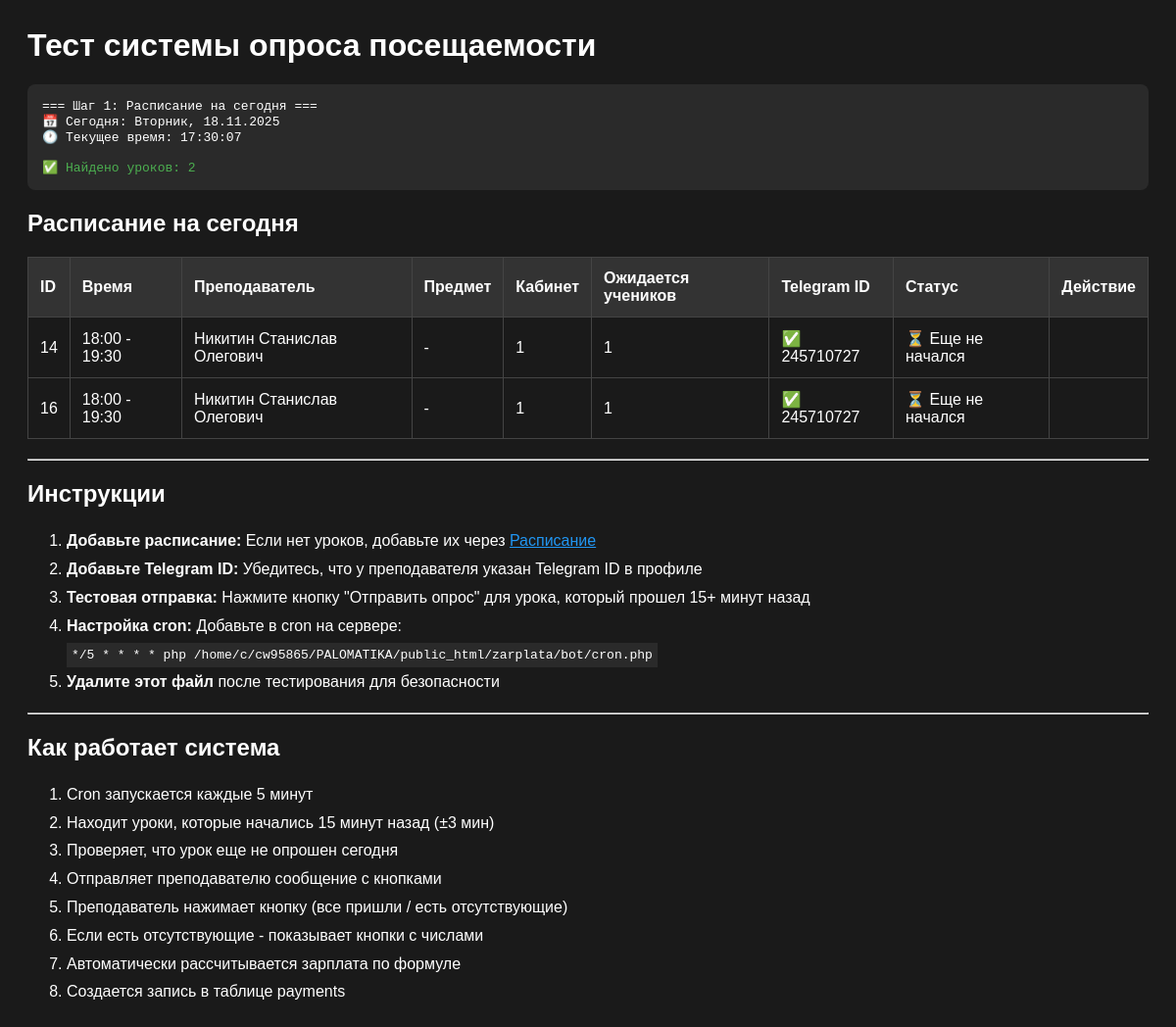
Page /zarplata/bot/test_attendance.php on the earlier database version.
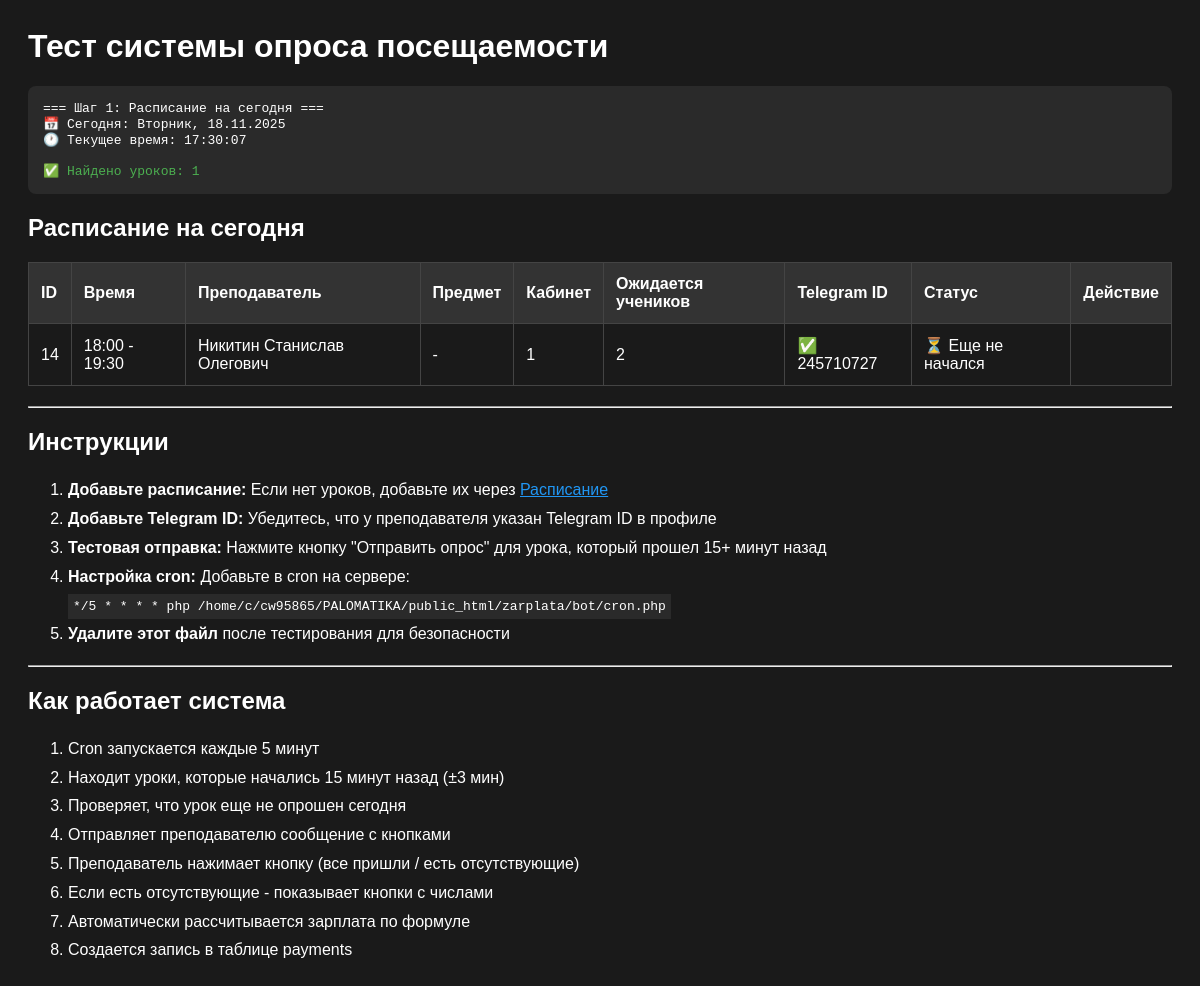
Same page on the later database version.
### tables this page shows
CREATE TABLE IF NOT EXISTS `lessons_template` (
  `id` int(11) NOT NULL AUTO_INCREMENT,
  `teacher_id` int(11) NOT NULL,
  `day_of_week` tinyint(4) NOT NULL,
  `room` tinyint(1) DEFAULT '1',
  `time_start` time NOT NULL,
  `time_end` time NOT NULL,
  `lesson_type` enum('group','individual') DEFAULT 'group',
  `subject` varchar(100) DEFAULT NULL,
  `tier` enum('S','A','B','C','D') DEFAULT 'C',
  `grades` varchar(50) DEFAULT NULL,
  `students` text,
  `expected_students` int(11) DEFAULT '1',
  `formula_id` int(11) DEFAULT NULL,
  `active` tinyint(1) DEFAULT '1',
  `created_at` datetime DEFAULT CURRENT_TIMESTAMP,
  `updated_at` datetime DEFAULT CURRENT_TIMESTAMP ON UPDATE CURRENT_TIMESTAMP,
  PRIMARY KEY (`id`),
  KEY `formula_id` (`formula_id`),
  KEY `idx_teacher_day` (`teacher_id`,`day_of_week`),
  KEY `idx_active` (`active`)
);

CREATE TABLE IF NOT EXISTS `teachers` (
  `id` int(11) NOT NULL AUTO_INCREMENT,
  `name` varchar(100) NOT NULL,
  `telegram_id` bigint(20) DEFAULT NULL,
  `telegram_username` varchar(50) DEFAULT NULL,
  `phone` varchar(20) DEFAULT NULL,
  `email` varchar(100) DEFAULT NULL,
  `formula_id_group` int(11) DEFAULT NULL,
  `formula_id_individual` int(11) DEFAULT NULL,
  `formula_id` int(11) DEFAULT NULL,
  `active` tinyint(1) DEFAULT '1',
  `notes` text,
  `created_at` datetime DEFAULT CURRENT_TIMESTAMP,
  `updated_at` datetime DEFAULT CURRENT_TIMESTAMP ON UPDATE CURRENT_TIMESTAMP,
  PRIMARY KEY (`id`),
  UNIQUE KEY `telegram_id` (`telegram_id`),
  KEY `idx_telegram_id` (`telegram_id`),
  KEY `idx_active` (`active`),
  KEY `idx_formula_id` (`formula_id`),
  KEY `idx_formula_group` (`formula_id_group`),
  KEY `idx_formula_individual` (`formula_id_individual`)
);

### zarplata/config/db.php (called while the page is built, shortened)
<?php
$pdo = null;
function getDB() {
    global $pdo;
    if ($pdo === null) {
        try {
            $dsn = sprintf(
                "mysql:host=%s;dbname=%s;charset=%s",
                DB_HOST,
                DB_NAME,
                DB_CHARSET
            );
            $options = [
                PDO::ATTR_ERRMODE => PDO::ERRMODE_EXCEPTION,
                PDO::ATTR_DEFAULT_FETCH_MODE => PDO::FETCH_ASSOC,
                PDO::ATTR_EMULATE_PREPARES => false,
            ];
            $pdo = new PDO($dsn, DB_USER, DB_PASS, $options);
        } catch (PDOException $e) {
            error_log("Database connection failed: " . $e->getMessage());
            die("Ошибка подключения к базе данных");
        }
    }
    return $pdo;
}
function dbQuery($sql, $params = []) {
    try {
        $pdo = getDB();
        $stmt = $pdo->prepare($sql);
        $stmt->execute($params);
        return $stmt->fetchAll();
    } catch (PDOException $e) {
        error_log("Query failed: " . $e->getMessage());
        return [];
    }
}

### zarplata/bot/test_attendance.php (the view, shortened to what this page needs)
<?php
echo "<h1>Тест системы опроса посещаемости</h1>";
echo "<pre>";
echo "=== Шаг 1: Расписание на сегодня ===\n";
$dayOfWeek = date('N');
$dayNames = ['', 'Понедельник', 'Вторник', 'Среда', 'Четверг', 'Пятница', 'Суббота', 'Воскресенье'];
$today = date('d.m.Y');
$currentTime = date('H:i:s');
echo "📅 Сегодня: {$dayNames[$dayOfWeek]}, {$today}\n";
echo "🕐 Текущее время: {$currentTime}\n\n";
$lessons = dbQuery(
    "SELECT lt.*, t.name as teacher_name, t.telegram_id
     FROM lessons_template lt
     JOIN teachers t ON lt.teacher_id = t.id
     WHERE lt.day_of_week = ? AND lt.active = 1 AND t.active = 1
     ORDER BY lt.time_start ASC",
    [$dayOfWeek]
);
if (empty($lessons)) {
    echo "<span class='warning'>⚠️ На сегодня нет уроков в расписании</span>\n";
    echo "\nДобавьте уроки в расписание через: https://эвриум.рф/zarplata/schedule.php\n";
} else {
    echo "<span class='success'>✅ Найдено уроков: " . count($lessons) . "</span>\n";
}
echo "</pre>";
if (!empty($lessons)) {
    echo "<h2>Расписание на сегодня</h2>";
    echo "<table>";
    echo "<tr>
        <th>ID</th>
        <th>Время</th>
        <th>Преподаватель</th>
        <th>Предмет</th>
        <th>Кабинет</th>
        <th>Ожидается учеников</th>
        <th>Telegram ID</th>
        <th>Статус</th>
        <th>Действие</th>
    </tr>";
    foreach ($lessons as $lesson) {
        $timeStart = date('H:i', strtotime($lesson['time_start']));
        $timeEnd = date('H:i', strtotime($lesson['time_end']));
        $subject = $lesson['subject'] ?: '-';
        $room = $lesson['room'] ?: '-';
        $hasTelegram = $lesson['telegram_id'] ? '✅' : '❌';
        $currentTimestamp = time();
        $minutesSinceStart = ($currentTimestamp - strtotime(date('Y-m-d') . ' ' . $lesson['time_start'])) / 60;
        $status = '';
        $action = '';
        if ($minutesSinceStart < 0) {
            $status = "⏳ Еще не начался";
        } elseif ($minutesSinceStart >= 0 && $minutesSinceStart < 15) {
            $status = "▶️ Идет (прошло " . round($minutesSinceStart) . " мин)";
        } else {
            $status = "⏹️ Закончился";
        }
        echo "<tr>
            <td>{$lesson['id']}</td>
            <td>{$timeStart} - {$timeEnd}</td>
            <td>{$lesson['teacher_name']}</td>
            <td>{$subject}</td>
            <td>{$room}</td>
            <td>{$lesson['expected_students']}</td>
            <td>{$hasTelegram} " . ($lesson['telegram_id'] ?: 'Не указан') . "</td>
            <td>{$status}</td>
            <td>{$action}</td>
        </tr>";
    }
    echo "</table>";
}
echo "<hr>";
echo "<h2>Инструкции</h2>";
echo "<ol style='line-height: 1.8;'>";
echo "<li><strong>Добавьте расписание:</strong> Если нет уроков, добавьте их через <a href='../schedule.php' style='color: #2196f3;'>Расписание</a></li>";
echo "<li><strong>Добавьте Telegram ID:</strong> Убедитесь, что у преподавателя указан Telegram ID в профиле</li>";
echo "<li><strong>Тестовая отправка:</strong> Нажмите кнопку \"Отправить опрос\" для урока, который прошел 15+ минут назад</li>";
echo "<li><strong>Настройка cron:</strong> Добавьте в cron на сервере:<br><code style='background: #2a2a2a; padding: 5px;'>*/5 * * * * php /home/c/cw95865/PALOMATIKA/public_html/zarplata/bot/cron.php</code></li>";
echo "<li><strong>Удалите этот файл</strong> после тестирования для безопасности</li>";
echo "</ol>";
echo "<hr>";
echo "<h2>Как работает система</h2>";
echo "<ol style='line-height: 1.8;'>";
echo "<li>Cron запускается каждые 5 минут</li>";
echo "<li>Находит уроки, которые начались 15 минут назад (±3 мин)</li>";
echo "<li>Проверяет, что урок еще не опрошен сегодня</li>";
echo "<li>Отправляет преподавателю сообщение с кнопками</li>";
echo "<li>Преподаватель нажимает кнопку (все пришли / есть отсутствующие)</li>";
echo "<li>Если есть отсутствующие - показывает кнопки с числами</li>";
echo "<li>Автоматически рассчитывается зарплата по формуле</li>";
echo "<li>Создается запись в таблице payments</li>";
echo "</ol>";

### zarplata/bot/test_attendance.php (style rules this page uses)
pre { background: #2a2a2a; padding: 15px; border-radius: 8px; overflow-x: auto; }
.success { color: #4caf50; }
table { border-collapse: collapse; width: 100%; margin: 20px 0; }
th, td { border: 1px solid #444; padding: 12px; text-align: left; }
th { background: #333; }

Differences in the rows shown:
no longer on this page (row edited): lessons_template: id "16", time_start "18:00", time_end "19:30", teacher.name "Никитин Станислав Олегович", subject "-", room "1", expected_students "1", teacher.telegram_id "✅", teacher.telegram_id "245710727", time_start "⏳ Еще не начался"
changed lessons_template "⏳ Еще не начался": expected_students "1" → "2"
Other differences:
count($lessons): "2" → "1"
